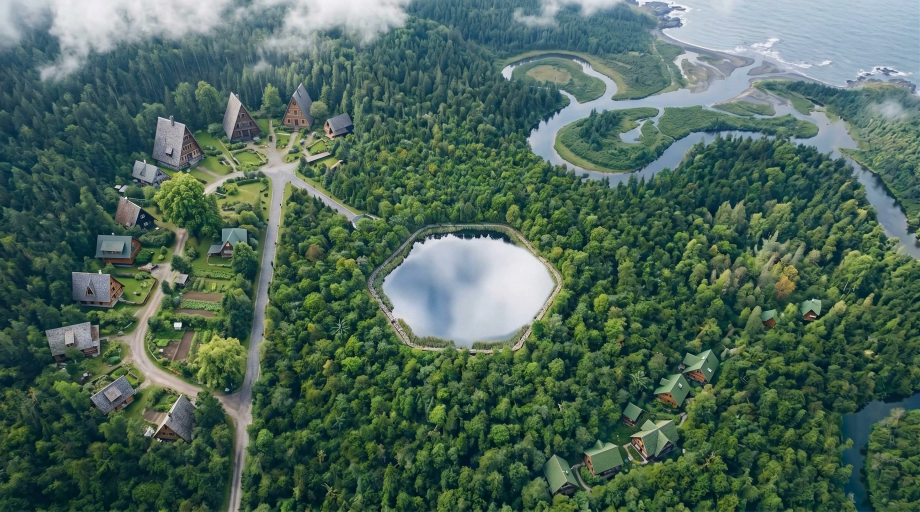
#> input picture public/main_poster.jpg, 2760 x 1536 px (shown at 1/3 size)
$ python generate_blue_sky_video.py
#> lines starting #> are read from the running program, lines starting #| are printed output that depends on the picture
import subprocess
import sys
import time
import cv2
import numpy as np

def main():
    print("Loading assets...")
    main_poster = cv2.imread('public/main_poster.jpg')
#> main_poster is the input picture: shape (1536, 2760, 3); mean B, G, R 89.4, 103.2, 77.9
    if main_poster is None:
        print("Error: Could not load public/main_poster.jpg")
        sys.exit(1)

    h_img, w_img, _ = main_poster.shape
#> h_img = 1536; w_img = 2760

    sky = cv2.imread('scratch/sky_clouds.jpg')
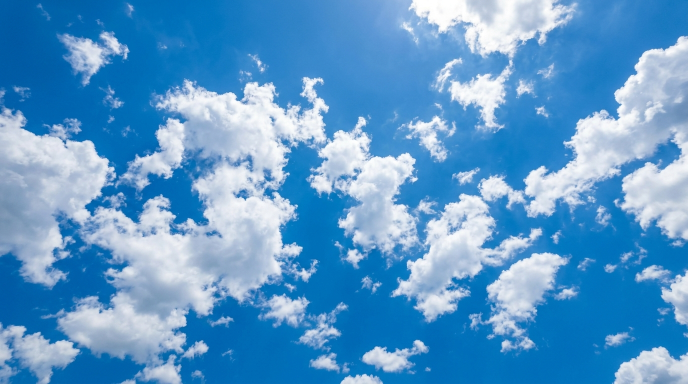
#> input picture scripts/sky_clouds.jpg, 1376 x 768 px, found by its file name (shown at 1/2 size)
#> sky is the input picture: shape (768, 1376, 3); mean B, G, R 203.3, 154.6, 93.1
    if sky is None:
        print("Error: Could not load scratch/sky_clouds.jpg")
        sys.exit(1)

    mask = cv2.imread('mask_soft.png', cv2.IMREAD_GRAYSCALE)
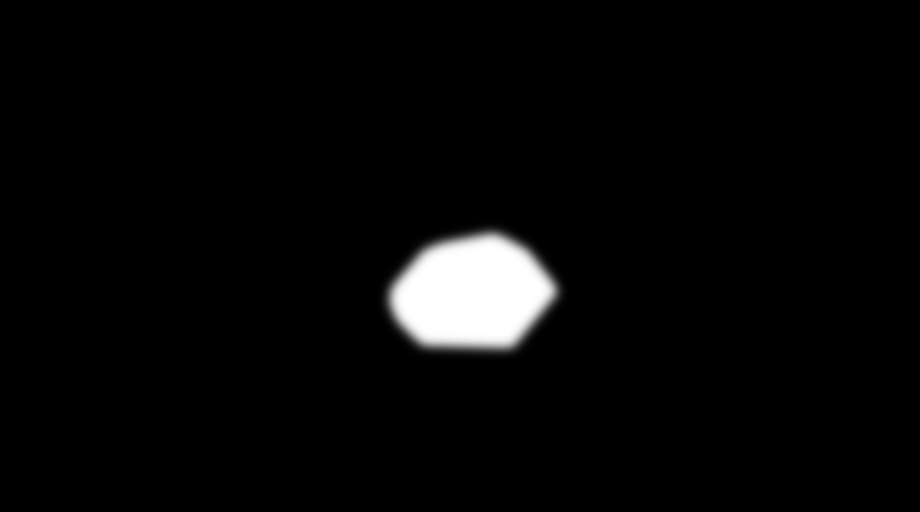
#> input picture mask_soft.png, 2760 x 1536 px (shown at 1/3 size)
#> mask is the input picture: shape (1536, 2760); min 0, max 255, mean 7.7
    if mask is None:
        print("Error: Could not load mask_soft.png")
        sys.exit(1)

    y_idx, x_idx = np.where(mask > 5)
    x0, x1 = x_idx.min(), x_idx.max()
#> x0 = 1139; x1 = 1698
    y0, y1 = y_idx.min(), y_idx.max()
#> y0 = 671; y1 = 1074
    w_lake = x1 - x0
#> w_lake = 559
    h_lake = y1 - y0
#> h_lake = 403

    print(f"Lake bbox: x[{x0}:{x1}] w={w_lake}, y[{y0}:{y1}] h={h_lake}")
#| Lake bbox: x[1139:1698] w=559, y[671:1074] h=403

    # Seamless panoramic sky strip
    sky_sub = sky[60:720, :].copy() # 660 height
    h_sub, w_sub, _ = sky_sub.shape
#> h_sub = 660; w_sub = 1376
    O = 350
    P = w_sub - O  # 1026
#> P = 1026

    strip = np.zeros((h_sub, P, 3), dtype=np.float32)
    strip[:, :P - O] = sky_sub[:, O:P].astype(np.float32)
    u = np.linspace(0, 1, O, endpoint=False)
    alpha_s = (3 * u**2 - 2 * u**3)[np.newaxis, :, np.newaxis]
    strip[:, P - O:P] = (1.0 - alpha_s) * sky_sub[:, P:w_sub] + alpha_s * sky_sub[:, :O]
    strip = np.clip(strip, 0, 255).astype(np.uint8)

    # Triple strip for wide sampling
    strip_triple = np.hstack([strip, strip, strip])
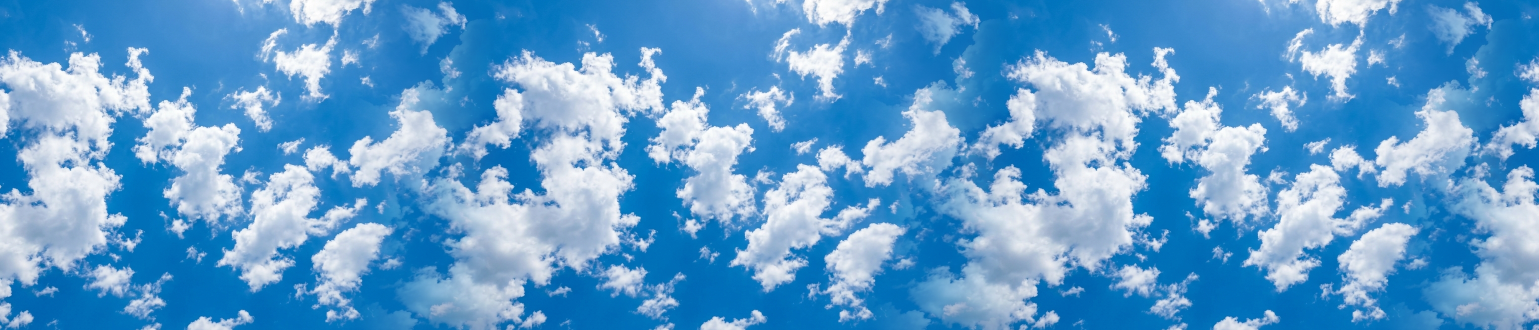
#> strip_triple: shape (660, 3078, 3) (shown at 1/2 size); mean B, G, R 206.3, 158.8, 99

    gy, gx = np.mgrid[0:h_lake, 0:w_lake].astype(np.float32)
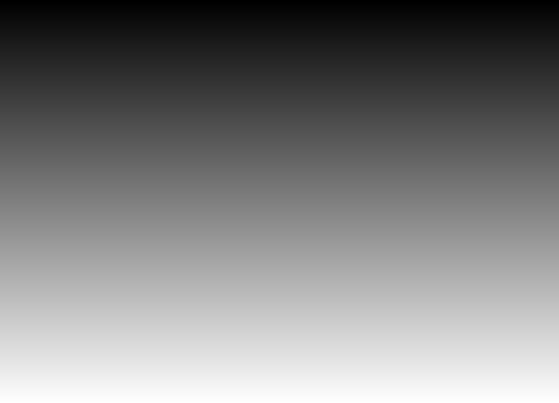
#> gy: shape (403, 559) float32; min 0, max 402, mean 201; drawn with min black and max white
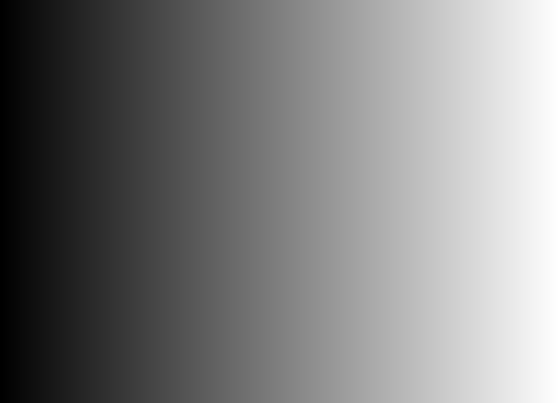
#> gx: shape (403, 559) float32; min 0, max 558, mean 279; drawn with min black and max white
    sample_w = int(w_lake * (w_sub / 1200.0))
#> sample_w = 640
    scale_u = sample_w / float(w_lake)
#> scale_u = 1.14
    scale_v = (h_sub - 50) / float(h_lake)
#> scale_v = 1.51

    alpha_mask = (mask[y0:y1, x0:x1] / 255.0)[:, :, np.newaxis]
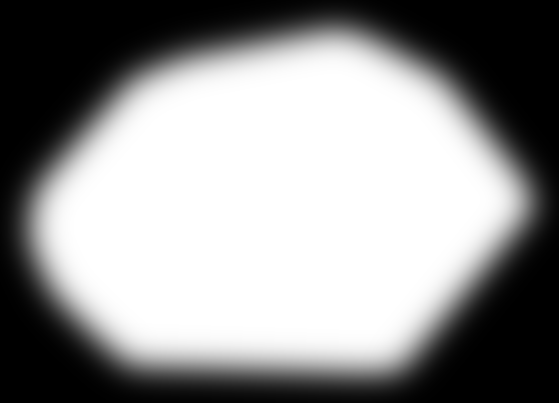
#> alpha_mask: shape (403, 559, 1) float64; min 0, max 1, mean 0.57
    lake_bg = main_poster[y0:y1, x0:x1].astype(np.float32)
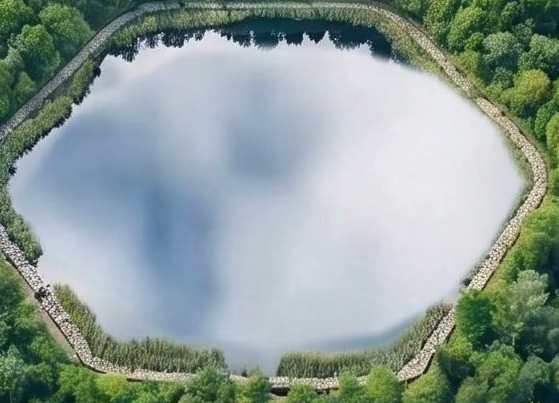
#> lake_bg: shape (403, 559, 3) float32; mean B, G, R 151, 156.4, 141

    FPS = 30
    DURATION_SEC = 20
    TOTAL_FRAMES = FPS * DURATION_SEC  # 600 frames
    print(f"Rendering {TOTAL_FRAMES} frames ({DURATION_SEC}s at {FPS}fps)...")

    # Start ffmpeg pipe
    ffmpeg_cmd = [
        'ffmpeg',
        '-y',
        '-f', 'rawvideo',
        '-vcodec', 'rawvideo',
        '-s', f'{w_img}x{h_img}',
        '-pix_fmt', 'bgr24',
        '-r', str(FPS),
        '-i', '-',
        '-c:v', 'libx264',
        '-preset', 'medium',
        '-crf', '18',
        '-g', str(FPS),
        '-keyint_min', str(FPS),
        '-sc_threshold', '0',
        '-pix_fmt', 'yuv420p',
        '-movflags', '+faststart',
        'public/main_clouds.mp4'
    ]

#> (the run stopped early here; a loop or call above may not have finished)
